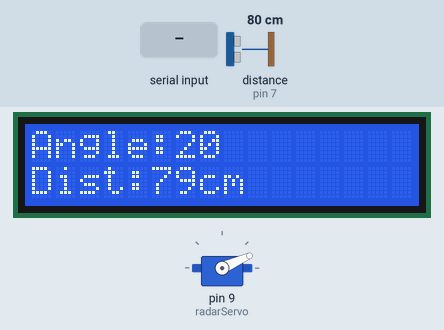
A sketch run on a simulated Arduino Uno, built with avr-gcc and run on an emulated ATmega328P. Shown: 16×2 character LCD, servo. Wiring (inferred from the names in the program): ultrasonic range finder: trigger pin 8; echo pin 7. Inputs (shaded band) come from the test bench; at power-on: distance to the obstacle (sensor on pin 7) 80 cm. The echo pulse lasts 58.3 µs per cm; what the sketch prints to the serial monitor is not drawn.

Above: at 2.0 s.
2.1 s: distance to the obstacle (sensor on pin 7) set to 2 cm
At 2.93 s:
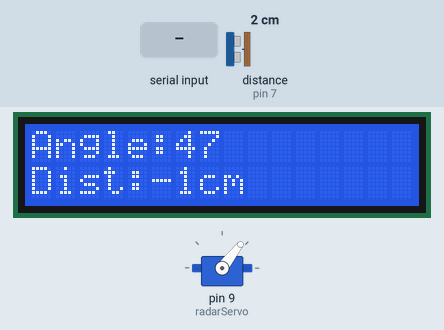
5.1 s: distance to the obstacle (sensor on pin 7) set to 9 cm
At 5.47 s:
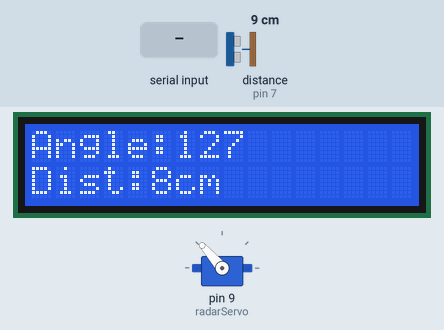
7.7 s: distance to the obstacle (sensor on pin 7) set to 35 cm
At 7.88 s:
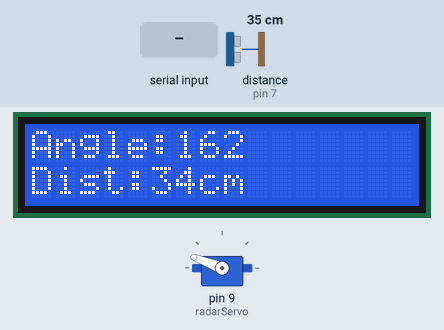
10.7 s: distance to the obstacle (sensor on pin 7) set to 18 cm
At 10.95 s:
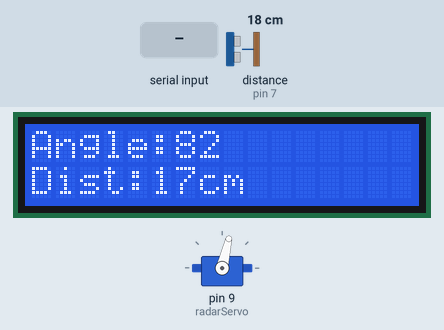
13.7 s: "GO\n" received over Serial
Timing chart, 0 to 64.2 s (numbered marks = the images above; inputs shaded):
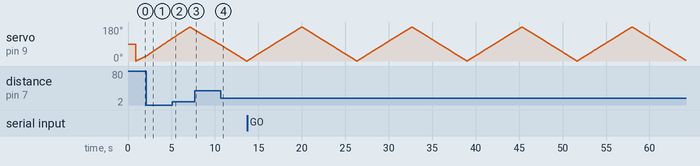

The sketch:

sonar.ino
```cpp
#include <Servo.h>
#include <LiquidCrystal.h>

LiquidCrystal lcd(12, 11, 5, 4, 3, 2); // lcd pins
#define TRIG 8
#define ECHO 7

Servo radarServo;

bool paused = false;       // pause flag
int currentAngle = 0;      // store servo angle

void setup() {
  Serial.begin(9600);

  lcd.begin(16, 2);
  lcd.clear();
  lcd.print("Radar Online");
  delay(800);
  lcd.clear();

  radarServo.attach(9);    // servo pin

  pinMode(TRIG, OUTPUT);   // ultrasonic pins
  pinMode(ECHO, INPUT);
}

long readRawDist() {
  digitalWrite(TRIG, LOW);
  delayMicroseconds(2);

  digitalWrite(TRIG, HIGH);
  delayMicroseconds(10);
  digitalWrite(TRIG, LOW);

  long duration = pulseIn(ECHO, HIGH, 25000); // timeout
  if (duration <= 0) return -1;

  return duration * 0.0343 / 2; // cm
}

long getStableDist() {
  long a = readRawDist();
  long b = readRawDist();
  long c = readRawDist();

  // median filter
  long arr[3] = {a, b, c};
  for (int i = 0; i < 2; i++) {
    for (int j = i+1; j < 3; j++) {
      if (arr[j] < arr[i]) {
        long t = arr[i];
        arr[i] = arr[j];
        arr[j] = t;
      }
    }
  }

  long m = arr[1];
  if (m < 2 || m > 300) return -1;
  return m;
}

void checkCommands() {
  if (Serial.available()) {
    String cmd = Serial.readStringUntil('\n');
    cmd.trim();                           // remove \r, spaces

    if (cmd.equalsIgnoreCase("STOP")) {
      paused = true;
    }

    if (cmd.equalsIgnoreCase("GO")) {
      paused = false;
    }
  }
}

void printLCD(int angle, long dist) {
  lcd.clear();
  lcd.setCursor(0,0);
  lcd.print("Angle:");
  lcd.print(angle);

  lcd.setCursor(0,1);
  lcd.print("Dist:");
  lcd.print(dist);
  lcd.print("cm");
}

void loop() {

  checkCommands();
  if (paused) {
    radarServo.write(currentAngle); // hold still
    delay(20);
    return;
  }

  // forward sweep
  for (int a = 0; a <= 180; a++) {
    checkCommands();
    if (paused) return;

    currentAngle = a;
    radarServo.write(a);

    long d = getStableDist();

    Serial.print(a);
    Serial.print(",");
    Serial.println(d);

    printLCD(a, d);
    delay(25);
  }

  // backward sweep
  for (int a = 180; a >= 0; a--) {
    checkCommands();
    if (paused) return;

    currentAngle = a;
    radarServo.write(a);

    long d = getStableDist();

    Serial.print(a);
    Serial.print(",");
    Serial.println(d);

    printLCD(a, d);
    delay(25);
  }
}
```
